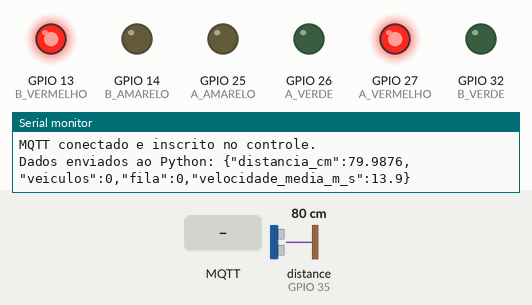
This sketch was run on a simulated ESP32. On the bench: output pins drawn as LEDs (lit = HIGH), the last lines printed to the serial monitor. Wiring (inferred from the names in the program): ultrasonic range finder: trigger GPIO 33; echo GPIO 35. Inputs (shaded band) come from the test bench; at power-on: distance to the obstacle (sensor on GPIO 35) 80 cm. The echo pulse lasts 58.3 µs per cm; WiFi joins after 1.5 s; servers stay silent unless stated; no MQTT or app messages arrive unless stated; pins used as bus, display or sensor lines are not drawn.

Above: at 2.7 s.
2.8 s: MQTT message "on" arrives on the first subscribed topic
At 2.8 s:
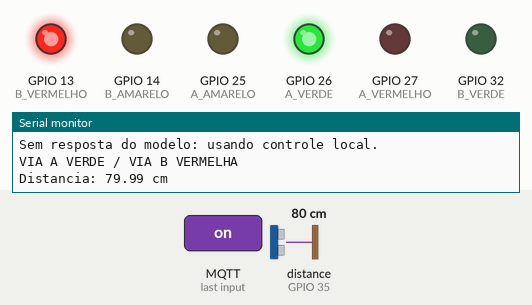
At 8.2 s:
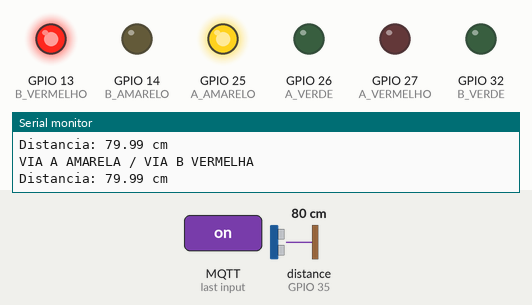
Timing chart, 0 to 17.2 s (numbered marks = the images above; inputs shaded):
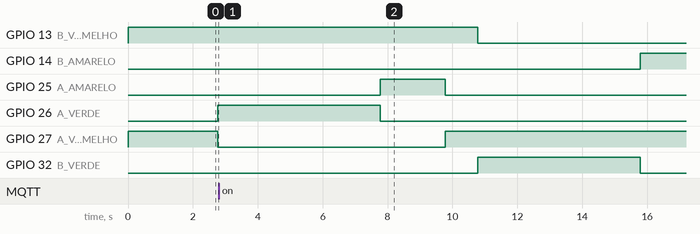

The sketch:

TC4_wifi.ino
```cpp
#include <WiFi.h>
#include <PubSubClient.h>
#include <ArduinoJson.h>

// ==========================================
// TCC - SEMAFOROS INTELIGENTES
// ESP32 + HC-SR04 + 6 LEDs + Wi-Fi + MQTT
// ==========================================

const char* WIFI_SSID = "Rubens";
const char* WIFI_PASSWORD = "****";

// IP do computador que executa o Mosquitto
const char* MQTT_BROKER = "****";
const int MQTT_PORT = 1883;

const char* TOPICO_SENSOR = "tcc/semaforo/sensor";
const char* TOPICO_CONTROLE = "tcc/semaforo/controle";

WiFiClient conexaoWiFi;
PubSubClient mqtt(conexaoWiFi);

// VIA A
const int A_VERMELHO = 27;
const int A_AMARELO = 25;
const int A_VERDE = 26;

// VIA B
const int B_VERMELHO = 13;
const int B_AMARELO = 14;
const int B_VERDE = 32;

// HC-SR04
const int TRIG_PIN = 33;
const int ECHO_PIN = 35;

// Tempos
const unsigned long TEMPO_AMARELO = 2000;
const unsigned long TEMPO_TODOS_VERMELHOS = 1000;
const unsigned long INTERVALO_SENSOR = 300;

const unsigned long VERDE_ALTO_MS = 8000;
const unsigned long VERDE_MEDIO_MS = 5000;
const unsigned long VERDE_BAIXO_MS = 3000;
const unsigned long VERDE_PADRAO_MS = 5000;

float distanciaCm = -1.0;
unsigned long ultimaLeitura = 0;

// Tempo recebido do modelo Python
unsigned long tempoVerdeRemotoMs = 0;
bool novaPrevisaoRecebida = false;

// ==========================================
// SENSOR
// ==========================================

float medirDistancia() {
  digitalWrite(TRIG_PIN, LOW);
  delayMicroseconds(3);

  digitalWrite(TRIG_PIN, HIGH);
  delayMicroseconds(10);
  digitalWrite(TRIG_PIN, LOW);

  unsigned long duracao = pulseIn(ECHO_PIN, HIGH, 30000);

  if (duracao == 0) return -1.0;

  return (duracao * 0.0343f) / 2.0f;
}

void atualizarSensor() {
  if (millis() - ultimaLeitura >= INTERVALO_SENSOR) {
    ultimaLeitura = millis();
    distanciaCm = medirDistancia();

    Serial.print("Distancia: ");
    if (distanciaCm < 0) {
      Serial.println("sem leitura valida");
    } else {
      Serial.print(distanciaCm, 2);
      Serial.println(" cm");
    }
  }
}

// ==========================================
// CONTROLE LOCAL DE SEGURANCA
// ==========================================

unsigned long calcularTempoVerdeLocal() {
  if (distanciaCm < 0 || distanciaCm > 30.0f) {
    return VERDE_PADRAO_MS;
  }

  if (distanciaCm <= 10.0f) return VERDE_ALTO_MS;
  if (distanciaCm <= 20.0f) return VERDE_MEDIO_MS;

  return VERDE_BAIXO_MS;
}

// ==========================================
// MQTT - RECEBER PREVISAO DO PYTHON
// ==========================================

void receberMensagem(char* topico, byte* payload,
                     unsigned int tamanho) {
  if (strcmp(topico, TOPICO_CONTROLE) != 0) return;

  StaticJsonDocument<128> documento;

  DeserializationError erro =
      deserializeJson(documento, payload, tamanho);

  if (erro) {
    Serial.println("Erro no JSON recebido.");
    return;
  }

  if (documento.containsKey("tempo_verde_s")) {
    float segundos = documento["tempo_verde_s"];

    // Limite de seguranca: 3 a 12 segundos
    segundos = constrain(segundos, 3.0f, 12.0f);

    tempoVerdeRemotoMs =
        (unsigned long)(segundos * 1000.0f);

    novaPrevisaoRecebida = true;

    Serial.print("Tempo recebido do modelo: ");
    Serial.print(segundos);
    Serial.println(" segundos");
  }
}

void conectarMQTT() {
  if (WiFi.status() != WL_CONNECTED) return;
  if (mqtt.connected()) return;

  Serial.println("Conectando ao broker MQTT...");

  if (mqtt.connect("ESP32SemaforoTCC")) {
    mqtt.subscribe(TOPICO_CONTROLE);
    Serial.println("MQTT conectado e inscrito no controle.");
  } else {
    Serial.print("Falha MQTT. Codigo: ");
    Serial.println(mqtt.state());
  }
}

// ==========================================
// ENVIAR DADOS EXPERIMENTAIS AO PYTHON
// ==========================================

void publicarDadosSensor() {
  if (!mqtt.connected()) return;

  // Aproximacoes experimentais baseadas na distancia.
  // Nao representam contagens reais de veiculos.

  float veiculos;
  float fila;
  float velocidade;

  if (distanciaCm < 0 || distanciaCm > 30.0f) {
    veiculos = 0;
    fila = 0;
    velocidade = 13.9f;
  } else if (distanciaCm <= 10.0f) {
    veiculos = 5;
    fila = 5;
    velocidade = 0.0f;
  } else if (distanciaCm <= 20.0f) {
    veiculos = 3;
    fila = 2;
    velocidade = 3.0f;
  } else {
    veiculos = 1;
    fila = 0;
    velocidade = 8.0f;
  }

  StaticJsonDocument<192> documento;

  documento["distancia_cm"] = distanciaCm;
  documento["veiculos"] = veiculos;
  documento["fila"] = fila;
  documento["velocidade_media_m_s"] = velocidade;

  char mensagem[192];
  serializeJson(documento, mensagem);

  if (mqtt.publish(TOPICO_SENSOR, mensagem)) {
    Serial.print("Dados enviados ao Python: ");
    Serial.println(mensagem);
  } else {
    Serial.println("Falha ao publicar dados MQTT.");
  }
}

// ==========================================
// SOLICITAR TEMPO AO MODELO
// ==========================================

unsigned long obterTempoVerde() {
  novaPrevisaoRecebida = false;
  tempoVerdeRemotoMs = 0;

  publicarDadosSensor();

  unsigned long inicio = millis();

  // Aguarda brevemente a resposta do Python
  while (millis() - inicio < 1200) {
    mqtt.loop();

    if (novaPrevisaoRecebida) {
      return tempoVerdeRemotoMs;
    }

    delay(10);
  }

  Serial.println(
      "Sem resposta do modelo: usando controle local.");

  return calcularTempoVerdeLocal();
}

// ==========================================
// LEDS E TRANSICOES SEGURAS
// ==========================================

void apagarTodos() {
  digitalWrite(A_VERMELHO, LOW);
  digitalWrite(A_AMARELO, LOW);
  digitalWrite(A_VERDE, LOW);

  digitalWrite(B_VERMELHO, LOW);
  digitalWrite(B_AMARELO, LOW);
  digitalWrite(B_VERDE, LOW);
}

void todosVermelhos() {
  apagarTodos();
  digitalWrite(A_VERMELHO, HIGH);
  digitalWrite(B_VERMELHO, HIGH);
}

void esperarComSensor(unsigned long tempoMs) {
  unsigned long inicio = millis();

  while (millis() - inicio < tempoMs) {
    atualizarSensor();

    if (WiFi.status() == WL_CONNECTED) {
      if (!mqtt.connected()) conectarMQTT();
      mqtt.loop();
    }

    delay(5);
  }
}

// ==========================================
// FASE VIA A
// ==========================================

void faseViaA() {
  atualizarSensor();

  unsigned long tempoVerde;

  if (mqtt.connected()) {
    tempoVerde = obterTempoVerde();
  } else {
    tempoVerde = calcularTempoVerdeLocal();
    Serial.println("Controle local de contingencia.");
  }

  Serial.println("VIA A VERDE / VIA B VERMELHA");

  apagarTodos();
  digitalWrite(A_VERDE, HIGH);
  digitalWrite(B_VERMELHO, HIGH);
  esperarComSensor(tempoVerde);

  Serial.println("VIA A AMARELA / VIA B VERMELHA");

  apagarTodos();
  digitalWrite(A_AMARELO, HIGH);
  digitalWrite(B_VERMELHO, HIGH);
  esperarComSensor(TEMPO_AMARELO);

  todosVermelhos();
  esperarComSensor(TEMPO_TODOS_VERMELHOS);
}

// ==========================================
// FASE VIA B
// ==========================================

void faseViaB() {
  Serial.println("VIA B VERDE / VIA A VERMELHA");

  apagarTodos();
  digitalWrite(B_VERDE, HIGH);
  digitalWrite(A_VERMELHO, HIGH);
  esperarComSensor(VERDE_PADRAO_MS);

  Serial.println("VIA B AMARELA / VIA A VERMELHA");

  apagarTodos();
  digitalWrite(B_AMARELO, HIGH);
  digitalWrite(A_VERMELHO, HIGH);
  esperarComSensor(TEMPO_AMARELO);

  todosVermelhos();
  esperarComSensor(TEMPO_TODOS_VERMELHOS);
}

// ==========================================
// WIFI
// ==========================================

void conectarWiFi() {
  WiFi.mode(WIFI_STA);
  WiFi.begin(WIFI_SSID, WIFI_PASSWORD);

  Serial.print("Conectando ao Wi-Fi...");

  unsigned long inicio = millis();

  while (WiFi.status() != WL_CONNECTED &&
         millis() - inicio < 15000) {
    delay(500);
    Serial.print(".");
  }

  if (WiFi.status() == WL_CONNECTED) {
    Serial.println("\nWi-Fi conectado!");
    Serial.print("IP do ESP32: ");
    Serial.println(WiFi.localIP());
  } else {
    Serial.println("\nWi-Fi indisponivel; modo local.");
  }
}

// ==========================================
// INICIALIZACAO
// ==========================================

void setup() {
  Serial.begin(115200);

  pinMode(A_VERMELHO, OUTPUT);
  pinMode(A_AMARELO, OUTPUT);
  pinMode(A_VERDE, OUTPUT);

  pinMode(B_VERMELHO, OUTPUT);
  pinMode(B_AMARELO, OUTPUT);
  pinMode(B_VERDE, OUTPUT);

  pinMode(TRIG_PIN, OUTPUT);
  pinMode(ECHO_PIN, INPUT);

  digitalWrite(TRIG_PIN, LOW);
  todosVermelhos();

  Serial.println("\nTCC - SEMAFOROS INTELIGENTES");

  conectarWiFi();

  mqtt.setServer(MQTT_BROKER, MQTT_PORT);
  mqtt.setCallback(receberMensagem);
  mqtt.setBufferSize(256);

  conectarMQTT();

  distanciaCm = medirDistancia();
  ultimaLeitura = millis();
}

// ==========================================
// CICLO PRINCIPAL
// ==========================================

void loop() {
  if (WiFi.status() == WL_CONNECTED) {
    if (!mqtt.connected()) conectarMQTT();
    mqtt.loop();
  }

  faseViaA();
  faseViaB();
}
```
